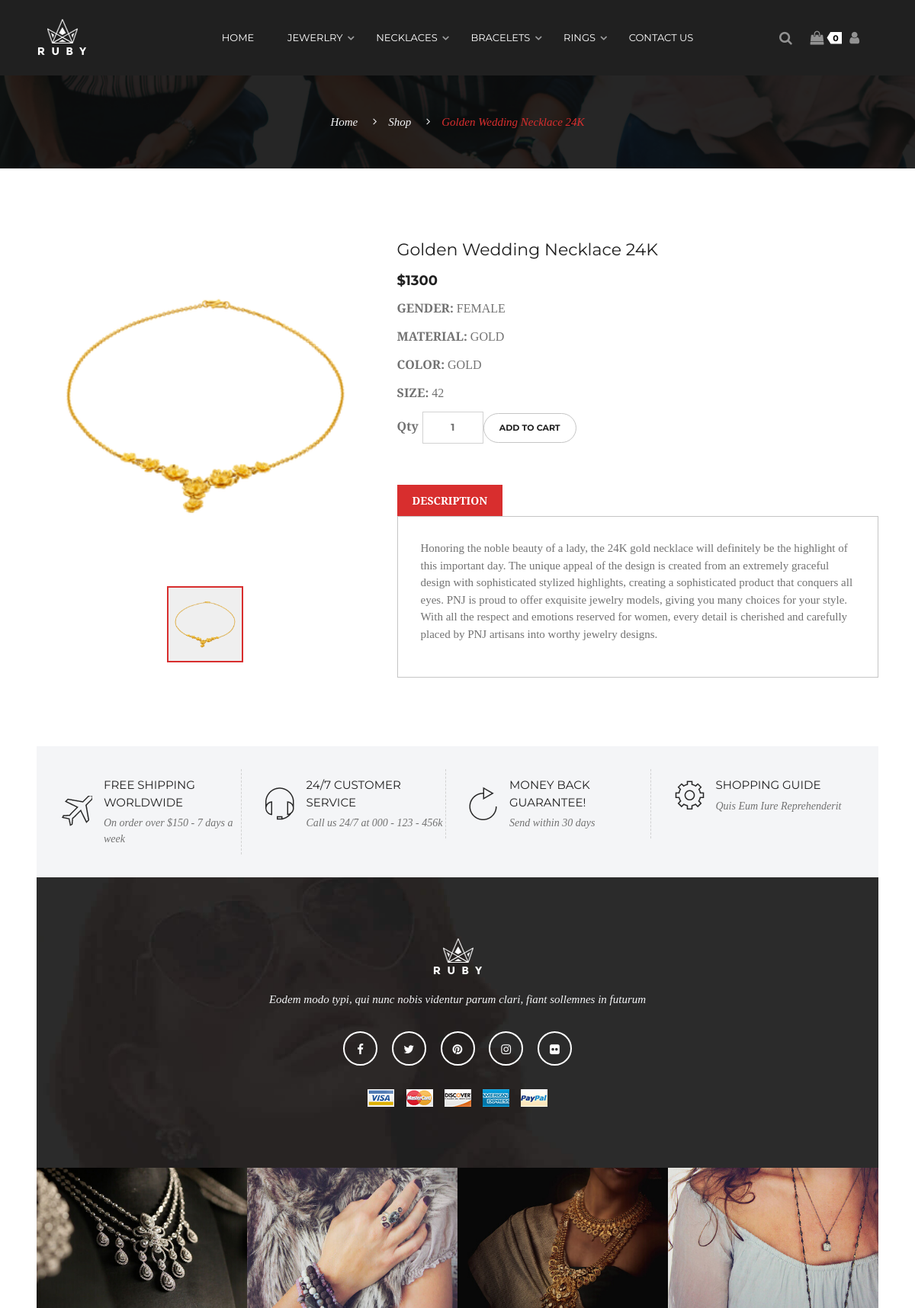
/single-product.php?id=NKL2, run on the app's committed database.
### tables this page shows
CREATE TABLE `sanpham` (
  `idsanpham` varchar(50) NOT NULL,
  `soluong` int(200) DEFAULT NULL,
  `tensp` varchar(100) DEFAULT NULL,
  `maloaisp` varchar(10) DEFAULT NULL,
  `dongia` double DEFAULT NULL,
  `mota` varchar(2000) DEFAULT NULL,
  `hinhanh` varchar(200) DEFAULT NULL,
  `chatlieu` varchar(20) DEFAULT NULL,
  `mausac` varchar(20) DEFAULT NULL,
  `kichthuoc` double DEFAULT NULL,
  `gioitinh` varchar(20) NOT NULL
);

### lib/DataProvider.php (called while the page is built, shortened)
<?php
	function executeQuery($sql){
        include ('db.inc');
        $conn = new mysqli($servername, $username, $password, $dbname);
		if (!($result = $conn->query($sql)))
		    echo $conn->connect_error;
		return $result;
    }
?>

### single-product.php (the view, shortened to what this page needs)
<?php
    if(isset($_REQUEST['id'])) {
        $id = $_REQUEST['id'];
        $sql = "SELECT * FROM sanpham where idsanpham LIKE '$id'";
        $result = ExecuteQuery($sql);
        if ($result->num_rows > 0) {
            $row = $result->fetch_array();
            $name = $row['tensp'];
            $price = $row['dongia'];
            $description = $row['mota'];
            $photo = $row['hinhanh'];
            $material = $row['chatlieu'];
            $color = $row['mausac'];
            $size = $row['kichthuoc'];
            $type = $row['maloaisp'];
            $gender = $row['gioitinh'];
            $quantity = $row['soluong'];
        } else
            echo 'Not found';
    }
?>
<!DOCTYPE html>
<html class="no-js" lang="zxx">
<head>
    <link href="assets/css/vendor/bootstrap.min.css" rel="stylesheet">
    <link href="assets/css/vendor/font-awesome.css" rel="stylesheet">
    <link href="assets/css/plugins.css" rel="stylesheet">
    <link href="assets/css/style.css" rel="stylesheet">
</head>
<body>
    <?php
        include 'Header.php';
    ?>
<div id="page-title-area">
    <div class="container">
        <div class="row">
            <div class="col-12 text-center">
                <div class="page-title-content">
                    <ul class="breadcrumb">
                        <li><a href="index.php">Home</a></li>
                        <li><a href="shop-full-wide.html">Shop</a></li>
                        <li><a href="single-product.php" class="active"><?php echo $name ?></a></li>
                    </ul>
                </div>
            </div>
        </div>
    </div>
</div>
<div id="page-content-wrapper" class="p-9">
    <div class="ruby-container">
        <div class="row">
            <div class="col-lg-12">
                <div class="single-product-page-content">
                    <div class="row">
                        <div class="col-lg-5">
                            <div class="product-thumbnail-wrap">
                                <div class="product-thumb-carousel owl-carousel">
                                    <div class="single-thumb-item">
                                        <?php
                                            switch ($type) {
                                                case 'NKL':
                                                    $folder = 'assets/img/Necklace/';
                                                    break;
                                            }
                                            $str= '<img class="img-fluid"src="'.$folder.$photo.'"alt="Product"/>';
                                            echo $str;
                                        ?>
                                    </div>
                                </div>
                            </div>
                        </div>
                        <div class="col-lg-7 mt-5 mt-lg-0">
                            <div class="product-details">
                                <h2><?php echo $row['tensp']?></a></h2>
                                <span class="price">$<?php echo $price ?></span>
                                <div class="product-info-stock-sku">
                                    <span class="product-sku-status"><strong>Gender:</strong> <?php  switch ($gender)
                                            {
                                            case 'F': echo 'Female';
                                            break;
                                        }?> </span>
                                </div>
                                <div class="product-info-stock-sku">
                                    <span class="product-sku-status "><strong>Material:</strong> <?php echo $material ?> </span>
                                </div>
                                <div class="product-info-stock-sku">
                                    <span class="product-sku-status"><strong>Color:</strong> <?php echo $color ?> </span>
                                </div>
                                <div class="product-info-stock-sku">
                                    <span class="product-sku-status"><strong>Size:</strong> <?php echo $size ?> </span>
                                </div>
                                <div class="product-quantity d-flex align-items-center">
                                    <form  method="post">
                                        <?php
                                            if($quantity > 0)
                                            {
                                                echo ' <div class="quantity-field">';
                                                echo '<label for="qty">Qty</label>';
                                                echo '<input type="number" name="quantity" id="qty" min="1" max="'.$quantity.'" value="1"/>';
                                                echo '<button type="submit" name="addToCart" value="addCart" style="border:1px solid #c5c5c5;" class="btn btn-add-to-cart">Add to Cart</button>';
                                                echo '</div>';
                                            }else
                                            {
                                                echo ' <div class="quantity-field">';
                                                echo '<h3> Out of stock </h3>';
                                                echo '</div>';
                                            }
                                        ?>
                                    </form>
                                </div>
                                <div class="product-full-info-reviews">
                                    <nav class="nav" id="nav-tab">
                                        <a class="active" id="description-tab" data-toggle="tab" href="#description">Description</a>
                                    </nav>
                                    <div class="tab-content" id="nav-tabContent">
                                        <div class="tab-pane fade show active" id="description">
                                            <p><?php echo $description ?></p>
                                        </div>
                                    </div>
                                </div>
                            </div>
                        </div>
                    </div>
                </div>
            </div>
        </div>
    </div>
</div>
    <?php
        include_once 'Footer.php';
    ?>
</body>
</html>

### data on the page
sanpham: tensp "Golden Wedding Necklace 24K", hinhanh (picture), dongia "1300", chatlieu "GOLD", mausac "GOLD", kichthuoc "42", mota "Honoring the noble beauty of a lady, the 24K gold necklace will definitely be the highlight of this important day. The unique appeal of the design is created from an extremely graceful design with sophisticated stylized highlights, creating a sophisticated product that conquers all eyes. PNJ is proud to offer exquisite jewelry models, giving you many choices for your style. With all the respect and emotions reserved for women, every detail is cherished and carefully placed by PNJ artisans into worthy jewelry designs."

### other printed values
count($_SESSION['cart']) "0"
